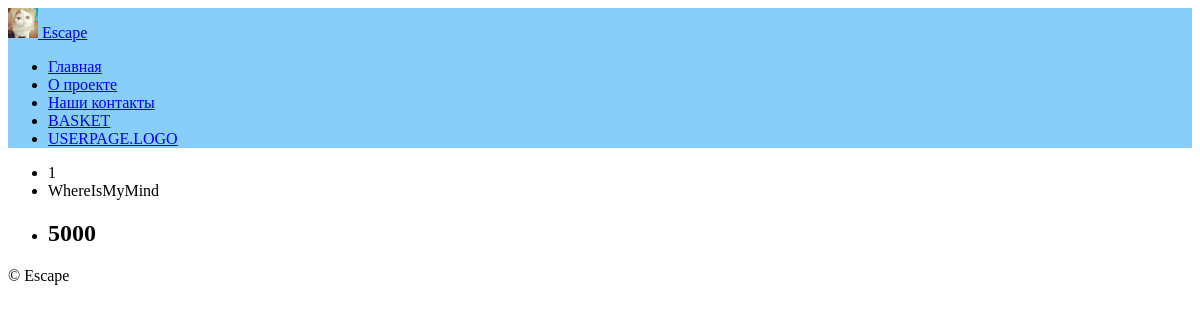
The app's page /catalog/, older data.
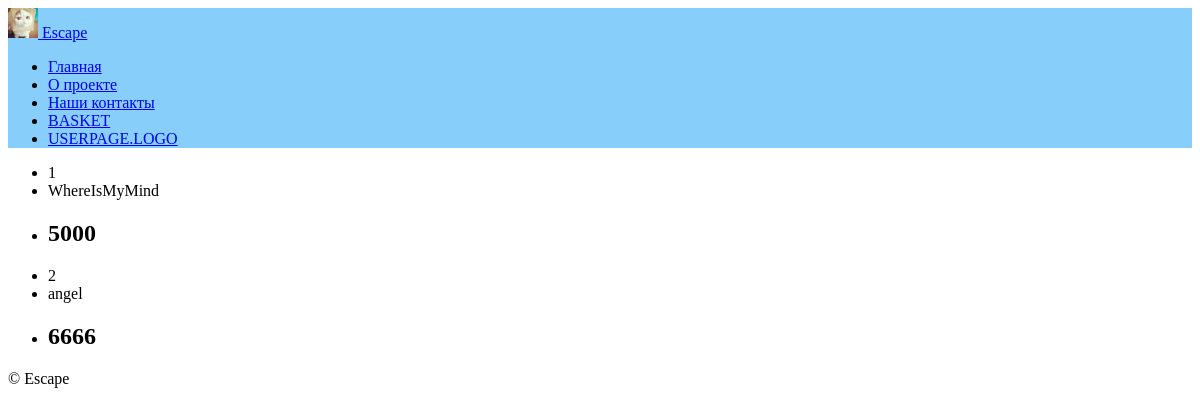
The same page, newer data.
### homepage/models.py (models this page shows, shortened)
class Products(models.Model):
    title = models.CharField(max_length=128, unique=True, verbose_name='Название')
    category = models.ForeignKey(Categories, on_delete=models.SET_NULL, null=True)
    size = models.IntegerField(verbose_name='Размер')
    price = models.IntegerField(verbose_name='Цена')
    class Meta:
        verbose_name = 'Вещь(1шт)'
        verbose_name_plural = 'Товары(много)'

### homepage/views.py (the view)
# urls.py: path('catalog/', views.catalog, name='catalog'),
def catalog(request):
    template_name = 'homepage/catalog.html'
    product_list = Products.objects.values('id', 'title', 'price')
    context = {
        'product_list': product_list,
    }
    return render(request, template_name, context)

### templates/homepage/catalog.html (shortened to what this page needs)
{% extends "base.html" %}
{% load static %}
{% block content %}
{% for product in product_list %}
<ul>
    <li>{{product.id}}</li>
    <li>{{product.title}}</li>
    <li><h2>{{product.price}}</h2></li>
</ul>
{% endfor %}
{% endblock %}

Row changes from the older to the newer data that the page shows:
added Products: id "2", title "angel", price "6666"
